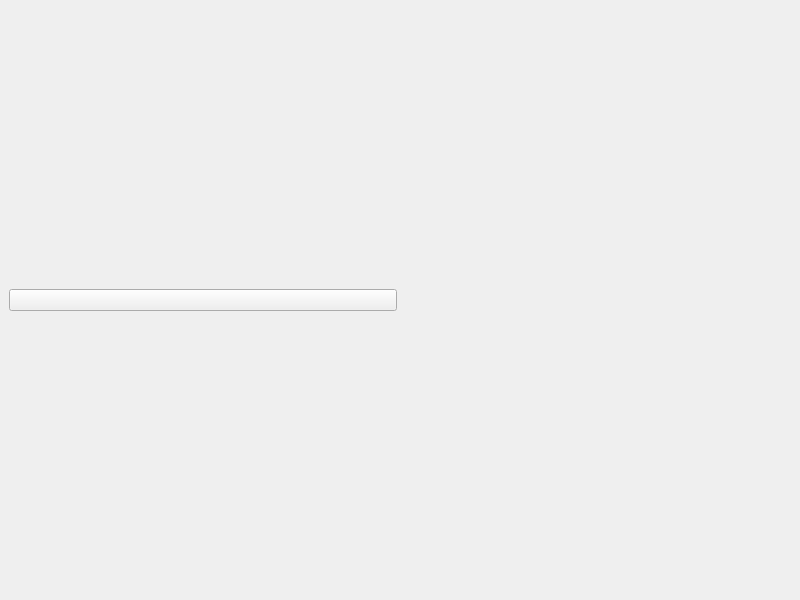
<?xml version="1.0" encoding="UTF-8"?>
<ui version="4.0">
 <class>MainWindow</class>
 <widget class="QMainWindow" name="MainWindow">
  <property name="geometry">
   <rect>
    <x>0</x>
    <y>0</y>
    <width>800</width>
    <height>600</height>
   </rect>
  </property>
  <property name="windowTitle">
   <string>MainWindow</string>
  </property>
  <widget class="QWidget" name="centralwidget">
   <layout class="QHBoxLayout" name="horizontalLayout">
    <item>
     <widget class="CustomButton" name="pushButton">
      <property name="text">
       <string/>
      </property>
     </widget>
    </item>
    <item>
     <widget class="CustomLabel" name="label">
      <property name="text">
       <string/>
      </property>
     </widget>
    </item>
   </layout>
  </widget>
 </widget>
 <customwidgets>
  <customwidget>
   <class>CustomLabel</class>
   <extends>QLabel</extends>
   <header location="global">custom_label.h</header>
   <slots>
    <slot>setCustomText(list)</slot>
   </slots>
  </customwidget>
  <customwidget>
   <class>CustomButton</class>
   <extends>QPushButton</extends>
   <header location="global">custom_button.h</header>
   <slots>
    <signal>buttonPressed(list)</signal>
   </slots>
  </customwidget>
 </customwidgets>
 <resources/>
 <connections>
  <connection>
   <sender>pushButton</sender>
   <signal>buttonPressed(list)</signal>
   <receiver>label</receiver>
   <slot>setCustomText(list)</slot>
   <hints>
    <hint type="sourcelabel">
     <x>202</x>
     <y>299</y>
    </hint>
    <hint type="destinationlabel">
     <x>596</x>
     <y>299</y>
    </hint>
   </hints>
  </connection>
 </connections>
</ui>
